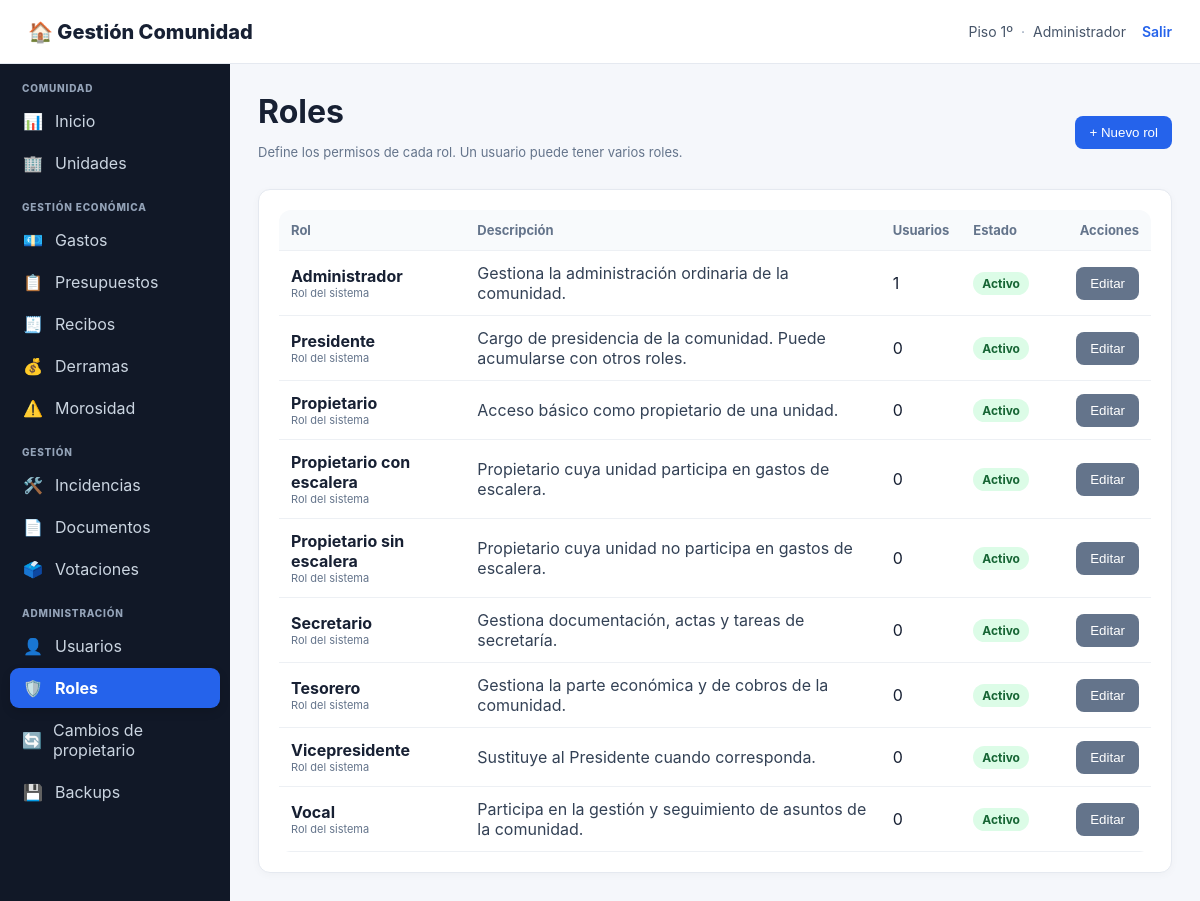
Screenshot of /index.php?page=roles (signed in) with the database file from the repository.
### tables this page shows
CREATE TABLE usuarios (
 id INT AUTO_INCREMENT PRIMARY KEY,
 email VARCHAR(190) UNIQUE NOT NULL,
 password_hash VARCHAR(255) NOT NULL,
 unidad_id INT NULL,
 rol VARCHAR(50) NOT NULL DEFAULT 'PROPIETARIO_SIN_ESCALERA',
 rol_id INT NULL,
 activo TINYINT(1) NOT NULL DEFAULT 1,
 created_at TIMESTAMP DEFAULT CURRENT_TIMESTAMP,
 INDEX idx_usuarios_unidad (unidad_id),
 INDEX idx_usuarios_rol_id (rol_id),
 FOREIGN KEY (unidad_id) REFERENCES unidades(id) ON DELETE SET NULL,
 FOREIGN KEY (rol_id) REFERENCES roles(id) ON DELETE SET NULL
);

CREATE TABLE unidades (
 id INT AUTO_INCREMENT PRIMARY KEY,
 nombre VARCHAR(100) NOT NULL,
 propietario VARCHAR(150) NOT NULL,
 email VARCHAR(190),
 telefono VARCHAR(50),
 coef_general DECIMAL(6,3) NOT NULL,
 coef_escalera DECIMAL(6,3) NOT NULL DEFAULT 0,
 tiene_acceso_escalera TINYINT(1) NOT NULL DEFAULT 0,
 m2 DECIMAL(10,2),
 created_at TIMESTAMP DEFAULT CURRENT_TIMESTAMP
);

CREATE TABLE roles (
 id INT AUTO_INCREMENT PRIMARY KEY,
 codigo VARCHAR(50) NOT NULL UNIQUE,
 nombre VARCHAR(100) NOT NULL,
 descripcion VARCHAR(255),
 sistema TINYINT(1) NOT NULL DEFAULT 0,
 activo TINYINT(1) NOT NULL DEFAULT 1,
 created_at TIMESTAMP DEFAULT CURRENT_TIMESTAMP
);

### app/auth.php (called while the page is built, shortened)
<?php
require_once __DIR__.'/db.php';
function require_login() {
    if (!current_user()) {
        header('Location: index.php?page=login');
        exit;
    }
}
function current_user() {
    global $pdo;
    static $loaded = false;
    static $user = null;
    if ($loaded) return $user;
    $loaded = true;
    $id = (int)($_SESSION['user']['id'] ?? 0);
    try {
        $st=$pdo->prepare("SELECT u.*, un.nombre AS unidad_nombre, un.tiene_acceso_escalera
            FROM usuarios u
            LEFT JOIN unidades un ON un.id=u.unidad_id
            WHERE u.id=? LIMIT 1");
        $st->execute([$id]);
        $row=$st->fetch();
        $rs=$pdo->prepare("SELECT r.id,r.codigo,r.nombre,r.activo
            FROM usuario_roles ur
            JOIN roles r ON r.id=ur.rol_id
            WHERE ur.usuario_id=? AND r.activo=1
            ORDER BY r.sistema DESC,r.nombre");
        $rs->execute([$id]);
        $roles=$rs->fetchAll();
        $row['roles']=$roles;
        $row['role_codes']=array_column($roles,'codigo');
        $row['role_names']=array_column($roles,'nombre');
        $row['rol_nombre']=$roles ? implode(', ',$row['role_names']) : '';
        $row['rol']=$roles ? $row['role_codes'][0] : ($row['rol']??'');
        $user=$row;
        return $user;
    } catch (Throwable $e) {
        $user=$_SESSION['user']??null;
        return $user;
    }
}
function has_role($code) {
    $u=current_user();
    return $u && in_array($code,$u['role_codes']??[],true);
}
function can($permission) {
    $u=current_user();
    $adminRole = has_role('ADMINISTRADOR')
        || (($u['rol'] ?? '') === 'ADMINISTRADOR')
        || ((int)($u['rol_id'] ?? 0) > 0 && has_role_id($u['rol_id'], 'ADMINISTRADOR'));
    if ($adminRole) return true;
    return false;
}
?>

### app/functions.php (called while the page is built, shortened)
<?php
function h($v){ return htmlspecialchars((string)$v, ENT_QUOTES, 'UTF-8'); }

### public/index.php (the view, shortened to what this page needs)
<?php
require_once __DIR__.'/../app/auth.php';
require_once __DIR__.'/../app/functions.php';
$page=$_GET['page']??'dashboard';
    ?><!doctype html><html lang="es"><head><meta charset="utf-8"><title>Acceso</title><link rel="stylesheet" href="style.css"><link rel="icon" type="image/svg+xml" href="favicon.svg"></head><body>
    <?php
require_login();
function layout_start($title){
    $u=current_user();
    $currentPage=$_GET['page']??'dashboard';
    ?><!doctype html><html lang="es"><head><meta charset="utf-8"><meta name="viewport" content="width=device-width,initial-scale=1"><title><?=h($title)?> · Gestión Comunidad</title><link rel="stylesheet" href="style.css"></head><body>
    <header class="top"><div class="brand">🏠 Gestión Comunidad</div><div class="user-info"><span><?=h($u['unidad_nombre']??'')?></span><span class="user-separator">·</span><span><?=h($u['rol_nombre']??role_label($u['rol']))?></span><a class="logout" href="index.php?page=logout">Salir</a></div></header><div class="wrap"><aside class="sidebar">
    <nav class="sidebar-nav">
        <div class="nav-title">Comunidad</div>
        <a class="nav-link<?=($currentPage==='dashboard'?' active':'')?>" href="index.php"><span class="nav-icon">📊</span><span>Inicio</span></a>
        <?php if(can('GESTION_UNIDADES')): ?><a class="nav-link<?=($currentPage==='unidades'?' active':'')?>" href="index.php?page=unidades"><span class="nav-icon">🏢</span><span>Unidades</span></a><?php endif; ?>
        <div class="nav-title">Gestión económica</div>
        <a class="nav-link<?=($currentPage==='gastos'?' active':'')?>" href="index.php?page=gastos"><span class="nav-icon">💶</span><span>Gastos</span></a>
        <a class="nav-link<?=($currentPage==='presupuestos'?' active':'')?>" href="index.php?page=presupuestos"><span class="nav-icon">📋</span><span>Presupuestos</span></a>
        <a class="nav-link<?=($currentPage==='recibos'?' active':'')?>" href="index.php?page=recibos"><span class="nav-icon">🧾</span><span>Recibos</span></a>
        <a class="nav-link<?=($currentPage==='derramas'?' active':'')?>" href="index.php?page=derramas"><span class="nav-icon">💰</span><span>Derramas</span></a>
        <a class="nav-link<?=($currentPage==='morosidad'?' active':'')?>" href="index.php?page=morosidad"><span class="nav-icon">⚠️</span><span>Morosidad</span></a>
        <div class="nav-title">Gestión</div>
        <a class="nav-link<?=($currentPage==='incidencias'?' active':'')?>" href="index.php?page=incidencias"><span class="nav-icon">🛠️</span><span>Incidencias</span></a>
        <a class="nav-link<?=($currentPage==='documentos'?' active':'')?>" href="index.php?page=documentos"><span class="nav-icon">📄</span><span>Documentos</span></a>
        <a class="nav-link<?=($currentPage==='votaciones'?' active':'')?>" href="index.php?page=votaciones"><span class="nav-icon">🗳️</span><span>Votaciones</span></a>
        <?php if(can('GESTION_USUARIOS') || can('GESTION_ROLES') || can('CAMBIO_PROPIETARIO') || can('GESTION_BACKUPS')): ?>
        <div class="nav-title">Administración</div>
        <?php if(can('GESTION_USUARIOS')): ?><a class="nav-link<?=($currentPage==='usuarios'?' active':'')?>" href="index.php?page=usuarios"><span class="nav-icon">👤</span><span>Usuarios</span></a><?php endif; ?>
        <?php if(can('GESTION_ROLES')): ?><a class="nav-link<?=($currentPage==='roles'?' active':'')?>" href="index.php?page=roles"><span class="nav-icon">🛡️</span><span>Roles</span></a><?php endif; ?>
        <?php if(can('CAMBIO_PROPIETARIO')): ?><a class="nav-link<?=($currentPage==='propietarios'?' active':'')?>" href="index.php?page=propietarios"><span class="nav-icon">🔄</span><span>Cambios de propietario</span></a><?php endif; ?>
        <?php if(can('GESTION_BACKUPS')): ?><a class="nav-link<?=($currentPage==='backups'?' active':'')?>" href="index.php?page=backups"><span class="nav-icon">💾</span><span>Backups</span></a><?php endif; ?>
        <?php endif; ?>
    </nav>
    </aside><main class="main"><?php
}
function layout_end(){ ?></main></div></body></html><?php }
layout_start(ucfirst($page));
switch($page){case 'backups':
case 'roles':
    echo '<div class="page-head"><div><h1>Roles</h1><p class="muted">Define los permisos de cada rol. Un usuario puede tener varios roles.</p></div><button type="button" class="btn" onclick="document.getElementById(&quot;new-role-modal&quot;).showModal()">+ Nuevo rol</button></div>';
    $roles=$pdo->query("SELECT r.*, (SELECT COUNT(*) FROM usuario_roles ur JOIN usuarios u ON u.id=ur.usuario_id WHERE ur.rol_id=r.id AND u.activo=1) AS usuarios_activos FROM roles r ORDER BY r.sistema DESC,r.nombre")->fetchAll();
    echo '<div class="card roles-list"><table><tr><th>Rol</th><th>Descripción</th><th class="role-users-col">Usuarios</th><th>Estado</th><th class="role-actions-col">Acciones</th></tr>';
    foreach($roles as $r){
        $badge=$r['activo']?'<span class="status-ok">Activo</span>':'<span class="status-off">Inactivo</span>';
        echo '<tr><td><strong>'.h($r['nombre']).'</strong>'.($r['sistema']?'<div class="muted small">Rol del sistema</div>':'').'</td><td class="role-description">'.h($r['descripcion']??'').'</td><td class="role-users-col">'.(int)$r['usuarios_activos'].'</td><td>'.$badge.'</td><td class="role-actions-col"><button type="button" class="btn gray" onclick="document.getElementById(&quot;role-modal-'.$r['id'].'&quot;).showModal()">Editar</button></td></tr>';
    }
    echo '</table></div>';
break;
}
layout_end();

### public/style.css (style rules this page uses)
* { box-sizing:border-box }
body { margin:0;font-family:Inter,Arial,sans-serif;background:#f5f7fb;color:#172033 }
.top { height:64px;background:#fff;border-bottom:1px solid #e5e9f0;display:flex;align-items:center;justify-content:space-between;padding:0 28px }
.brand { font-weight:800;font-size:20px }
.wrap { display:flex;min-height:calc(100vh - 64px) }
aside { width:230px;background:#111827;color:#cbd5e1;padding:20px 12px }
aside a { display:block;padding:10px 13px;border-radius:8px;color:#cbd5e1;text-decoration:none;margin:3px 0 }
.main { flex:1;padding:28px;max-width:1500px }
.card { background:white;border:1px solid #e5e9f0;border-radius:12px;padding:20px;box-shadow:0 2px 8px #00000008 }
.muted { color:#64748b;font-size:13px }
.btn { display:inline-block;border:0;border-radius:8px;padding:9px 14px;background:#2563eb;color:white;text-decoration:none;cursor:pointer }
.btn.gray { background:#64748b }
table { width:100%;border-collapse:collapse;background:#fff;border-radius:12px;overflow:hidden }
th,td { padding:12px;border-bottom:1px solid #edf0f4;text-align:left }
th { font-size:13px;color:#64748b;background:#f8fafc }
.nav-title { font-size:11px;text-transform:uppercase;color:#64748b;margin:20px 12px 5px }
.sidebar { padding:18px 10px;background:#111827 }
.sidebar-nav { position:sticky;top:12px }
.nav-title { font-size:10px;letter-spacing:.08em;font-weight:800;text-transform:uppercase;color:#94a3b8;margin:18px 12px 7px }
.nav-title:first-child { margin-top:0 }
.nav-link { display:flex;align-items:center;gap:11px;padding:10px 12px;border-radius:9px;color:#cbd5e1;text-decoration:none;margin:2px 0;transition:background .15s,color .15s,transform .15s }
.nav-link.active { background:#2563eb;color:#fff;font-weight:700;box-shadow:0 4px 10px #00000020 }
.nav-icon { width:22px;text-align:center;font-size:16px;line-height:1 }
.user-info { display:flex;align-items:center;gap:8px;color:#475569;font-size:14px }
.user-separator { color:#94a3b8 }
.logout { color:#2563eb;text-decoration:none;font-weight:600;margin-left:8px }
.page-head { display:flex;align-items:center;justify-content:space-between;gap:20px;margin-bottom:16px }
.page-head h1 { margin:0 0 4px }
.roles-list { overflow:visible }
.roles-list table { margin:0 }
.role-actions-col { width:110px;text-align:right }
.role-users-col { width:80px }
.role-description { color:#334155 }
.small { font-size:11px }
.status-ok,.status-off { display:inline-block;padding:4px 9px;border-radius:999px;font-size:12px;font-weight:700 }
.status-ok { background:#dcfce7;color:#166534 }

### rows the page displays
usuarios: unidad.nombre "Piso 1º"
roles: nombre "Administrador", sistema "Rol del sistema", descripcion "Gestiona la administración ordinaria de la comunidad.", usuarios_activos "1", activo "Activo"
roles: nombre "Presidente", sistema "Rol del sistema", descripcion "Cargo de presidencia de la comunidad. Puede acumularse con otros roles.", usuarios_activos "0", activo "Activo"
roles: nombre "Propietario", sistema "Rol del sistema", descripcion "Acceso básico como propietario de una unidad.", usuarios_activos "0", activo "Activo"
roles: nombre "Propietario con escalera", sistema "Rol del sistema", descripcion "Propietario cuya unidad participa en gastos de escalera.", usuarios_activos "0", activo "Activo"
roles: nombre "Propietario sin escalera", sistema "Rol del sistema", descripcion "Propietario cuya unidad no participa en gastos de escalera.", usuarios_activos "0", activo "Activo"
roles: nombre "Secretario", sistema "Rol del sistema", descripcion "Gestiona documentación, actas y tareas de secretaría.", usuarios_activos "0", activo "Activo"
roles: nombre "Tesorero", sistema "Rol del sistema", descripcion "Gestiona la parte económica y de cobros de la comunidad.", usuarios_activos "0", activo "Activo"
roles: nombre "Vicepresidente", sistema "Rol del sistema", descripcion "Sustituye al Presidente cuando corresponda.", usuarios_activos "0", activo "Activo"
roles: nombre "Vocal", sistema "Rol del sistema", descripcion "Participa en la gestión y seguimiento de asuntos de la comunidad.", usuarios_activos "0", activo "Activo"

### other values shown
$u['rol_nombre'] "Administrador"
